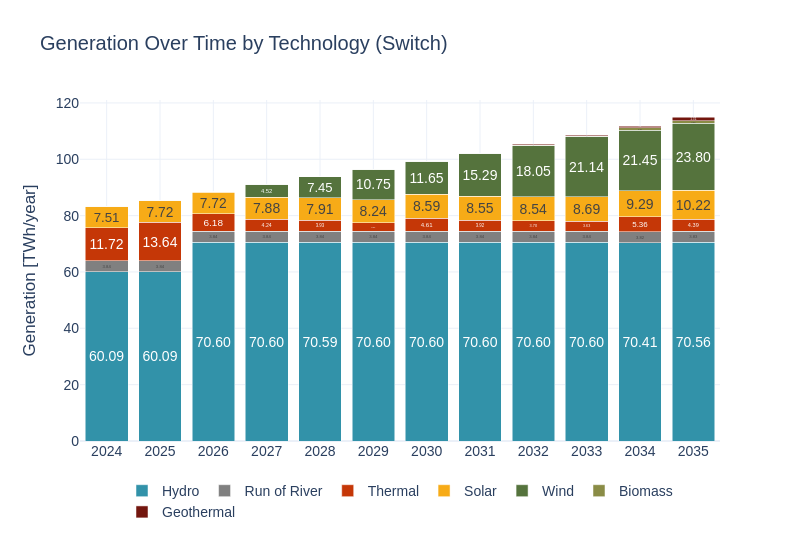

The notebook cell saved with this chart:
### Code cell
# Transform data
sce_sw = pd.read_csv(model_outputs_path+'/dispatch.csv')
sce_sw['year'] = sce_sw['timestamp'].str[:4]
sce_sw['Energy_TWh_typical_yr'] = sce_sw['Energy_GWh_typical_yr'] / 1000
sce_sw.rename(columns={'gen_tech': 'Tech'}, inplace=True)
sce_sw = sce_sw[sce_sw['timestamp'].str.contains('^'+str(years[0])) == False]
# Plot
sw.scenarios.dispatched_generation(sce_sw, 'Generation', 'TWh', 'year', 'Energy_TWh_typical_yr', 'Tech', scenario_name, 'Switch', 0)
#sce_sw = sce_sw[['generation_project','year','Energy_TWh_typical_yr','Tech']]
#sce_sw.to_csv('./12_switch.csv')

### Figure 1 — Plotly figure (JSON) as saved in the notebook; plotly's stock layout.template omitted (floating-point values rounded to 4 significant figures)
{"data": [{"alignmentgroup": "True", "hovertemplate": "Tech=Hydro<br>Year=%{x}<br>Dispatched Generation (MW)=%{y}<br>text=%{text}<extra></extra>", "insidetextanchor": "middle", "legendgroup": "Hydro", "marker": {"color": "#3292A9", "pattern": {"shape": ""}}, "name": "Hydro", "offsetgroup": "Hydro", "orientation": "v", "showlegend": true, "text": ["60.09", "60.09", "70.60", "70.60", "70.59", "70.60", "70.60", "70.60", "70.60", "70.60", "70.41", "70.56"], "textangle": 0, "textposition": "inside", "texttemplate": "%{text}", "type": "bar", "x": ["2024", "2025", "2026", "2027", "2028", "2029", "2030", "2031", "2032", "2033", "2034", "2035"], "xaxis": "x", "y": [60.09, 60.09, 70.6, 70.6, 70.59, 70.6, 70.6, 70.6, 70.6, 70.6, 70.41, 70.56], "yaxis": "y"}, {"alignmentgroup": "True", "hovertemplate": "Tech=Run of River<br>Year=%{x}<br>Dispatched Generation (MW)=%{y}<br>text=%{text}<extra></extra>", "insidetextanchor": "middle", "legendgroup": "Run of River", "marker": {"color": "#808080", "pattern": {"shape": ""}}, "name": "Run of River", "offsetgroup": "Run of River", "orientation": "v", "showlegend": true, "text": ["3.84", "3.84", "3.84", "3.84", "3.84", "3.84", "3.84", "3.84", "3.84", "3.84", "3.82", "3.83"], "textangle": 0, "textposition": "inside", "texttemplate": "%{text}", "type": "bar", "x": ["2024", "2025", "2026", "2027", "2028", "2029", "2030", "2031", "2032", "2033", "2034", "2035"], "xaxis": "x", "y": [3.841, 3.841, 3.841, 3.841, 3.835, 3.841, 3.841, 3.841, 3.841, 3.841, 3.817, 3.831], "yaxis": "y"}, {"alignmentgroup": "True", "hovertemplate": "Tech=Thermal<br>Year=%{x}<br>Dispatched Generation (MW)=%{y}<br>text=%{text}<extra></extra>", "insidetextanchor": "middle", "legendgroup": "Thermal", "marker": {"color": "#C53707", "pattern": {"shape": ""}}, "name": "Thermal", "offsetgroup": "Thermal", "orientation": "v", "showlegend": true, "text": ["11.72", "13.64", "6.18", "4.24", "3.93", "3.01", "4.61", "3.92", "3.70", "3.63", "5.36", "4.39"], "textangle": 0, "textposition": "inside", "texttemplate": "%{text}", "type": "bar", "x": ["2024", "2025", "2026", "2027", "2028", "2029", "2030", "2031", "2032", "2033", "2034", "2035"], "xaxis": "x", "y": [11.72, 13.64, 6.18, 4.24, 3.935, 3.008, 4.608, 3.922, 3.704, 3.631, 5.361, 4.393], "yaxis": "y"}, {"alignmentgroup": "True", "hovertemplate": "Tech=Solar<br>Year=%{x}<br>Dispatched Generation (MW)=%{y}<br>text=%{text}<extra></extra>", "insidetextanchor": "middle", "legendgroup": "Solar", "marker": {"color": "#F7AB17", "pattern": {"shape": ""}}, "name": "Solar", "offsetgroup": "Solar", "orientation": "v", "showlegend": true, "text": ["7.51", "7.72", "7.72", "7.88", "7.91", "8.24", "8.59", "8.55", "8.54", "8.69", "9.29", "10.22"], "textangle": 0, "textposition": "inside", "texttemplate": "%{text}", "type": "bar", "x": ["2024", "2025", "2026", "2027", "2028", "2029", "2030", "2031", "2032", "2033", "2034", "2035"], "xaxis": "x", "y": [7.512, 7.717, 7.718, 7.883, 7.914, 8.243, 8.591, 8.552, 8.541, 8.692, 9.289, 10.22], "yaxis": "y"}, {"alignmentgroup": "True", "hovertemplate": "Tech=Wind<br>Year=%{x}<br>Dispatched Generation (MW)=%{y}<br>text=%{text}<extra></extra>", "insidetextanchor": "middle", "legendgroup": "Wind", "marker": {"color": "#55733D", "pattern": {"shape": ""}}, "name": "Wind", "offsetgroup": "Wind", "orientation": "v", "showlegend": true, "text": ["0.21", "0.21", "0.21", "4.52", "7.45", "10.75", "11.65", "15.29", "18.05", "21.14", "21.45", "23.80"], "textangle": 0, "textposition": "inside", "texttemplate": "%{text}", "type": "bar", "x": ["2024", "2025", "2026", "2027", "2028", "2029", "2030", "2031", "2032", "2033", "2034", "2035"], "xaxis": "x", "y": [0.2143, 0.2143, 0.2143, 4.518, 7.449, 10.75, 11.65, 15.29, 18.05, 21.14, 21.45, 23.8], "yaxis": "y"}, {"alignmentgroup": "True", "hovertemplate": "Tech=Biomass<br>Year=%{x}<br>Dispatched Generation (MW)=%{y}<br>text=%{text}<extra></extra>", "insidetextanchor": "middle", "legendgroup": "Biomass", "marker": {"color": "#8A8C46", "pattern": {"shape": ""}}, "name": "Biomass", "offsetgroup": "Biomass", "orientation": "v", "showlegend": true, "text": ["0.00", "0.00", "0.00", "0.00", "0.00", "0.00", "0.00", "0.00", "0.28", "0.28", "0.87", "0.88"], "textangle": 0, "textposition": "inside", "texttemplate": "%{text}", "type": "bar", "x": ["2024", "2025", "2026", "2027", "2028", "2029", "2030", "2031", "2032", "2033", "2034", "2035"], "xaxis": "x", "y": [3.435e-09, 1.074e-09, 4.868e-10, 6.324e-10, 7.941e-10, 1.005e-09, 1.569e-09, 5.816e-09, 0.2791, 0.2791, 0.8656, 0.876], "yaxis": "y"}, {"alignmentgroup": "True", "hovertemplate": "Tech=Geothermal<br>Year=%{x}<br>Dispatched Generation (MW)=%{y}<br>text=%{text}<extra></extra>", "insidetextanchor": "middle", "legendgroup": "Geothermal", "marker": {"color": "#73160E", "pattern": {"shape": ""}}, "name": "Geothermal", "offsetgroup": "Geothermal", "orientation": "v", "showlegend": true, "text": ["0.00", "0.00", "0.00", "0.00", "0.00", "0.00", "0.00", "0.00", "0.28", "0.28", "0.49", "1.31"], "textangle": 0, "textposition": "inside", "texttemplate": "%{text}", "type": "bar", "x": ["2024", "2025", "2026", "2027", "2028", "2029", "2030", "2031", "2032", "2033", "2034", "2035"], "xaxis": "x", "y": [3.435e-09, 1.073e-09, 4.868e-10, 6.325e-10, 7.943e-10, 1.005e-09, 1.57e-09, 5.819e-09, 0.2795, 0.2795, 0.4892, 1.314], "yaxis": "y"}], "layout": {"barmode": "stack", "font": {"family": "Arial", "size": 14}, "height": 540, "legend": {"orientation": "h", "title": {}, "tracegroupgap": 0, "x": 0.5, "xanchor": "center", "y": -0.1}, "title": {"text": "Generation Over Time by Technology (Switch)"}, "width": 800, "xaxis": {"anchor": "y", "domain": [0, 1], "showgrid": true, "tickangle": 0, "tickfont": {"family": "Arial", "size": 14}, "tickvals": ["2024", "2025", "2026", "2027", "2028", "2029", "2030", "2031", "2032", "2033", "2034", "2035"], "title": {"text": ""}}, "yaxis": {"anchor": "x", "domain": [0, 1], "title": {"text": "Generation [TWh/year]"}}}}
